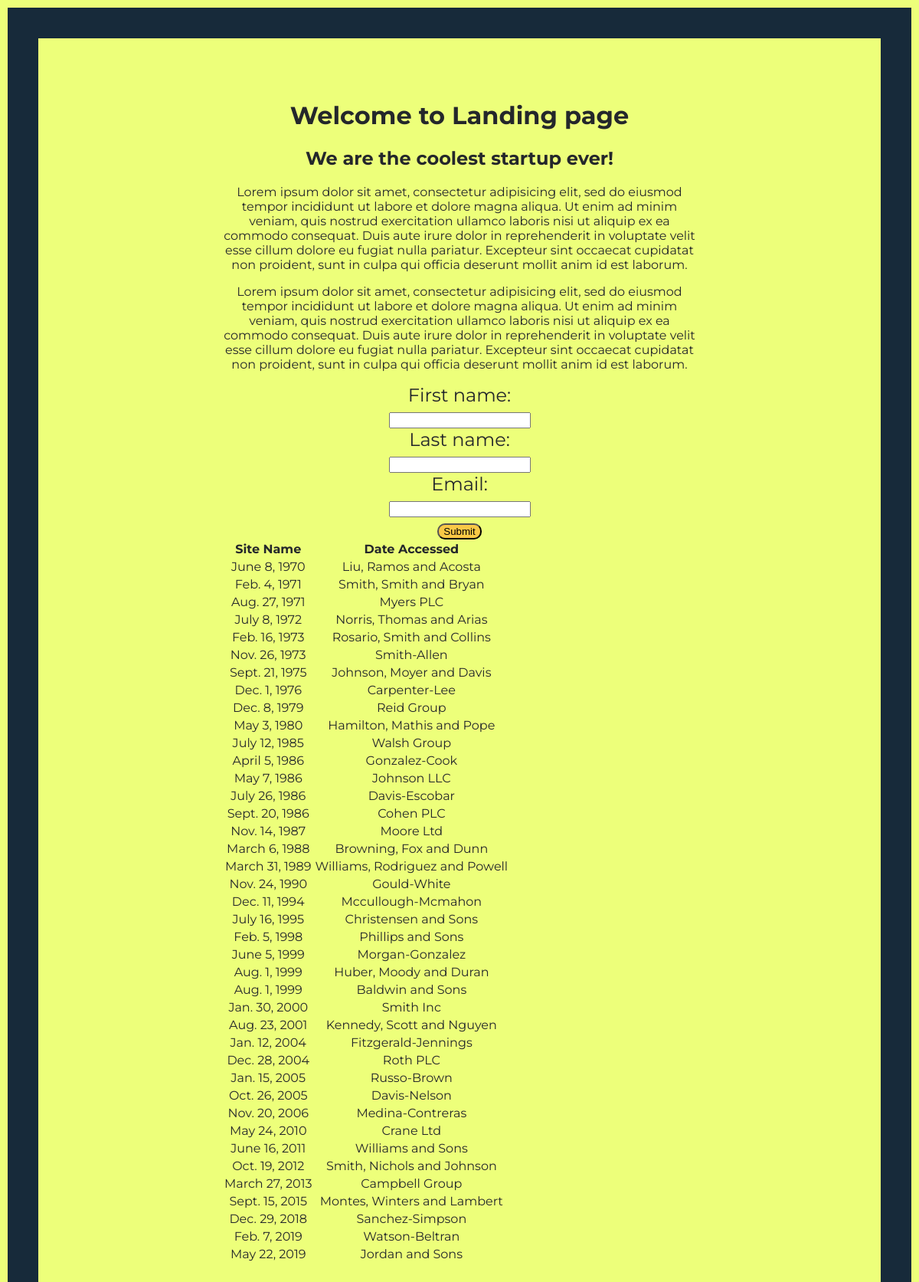
The page / on the database its author committed.
### firstApp/models.py (models this page shows, shortened)
class AccessRecord(models.Model):
    name= models.ForeignKey("Webpage", on_delete=models.PROTECT)
    date= models.DateField()

class Webpage(models.Model):
    topic= models.ForeignKey("Topic", on_delete=models.PROTECT)
    name= models.CharField(max_length=264, unique=True)
    url= models.URLField(unique=True)
    def __str__(self):
        return self.name

### firstApp/views.py (the view)
# urls.py: path('',views.index,name='index'),
def index(request):
    webpages_list= AccessRecord.objects.order_by('date')
    my_dict = {'key_one':webpages_list}
    return render(request,'firstapp.html',context=my_dict)

### templates/firstapp.html (shortened to what this page needs)
<!DOCTYPE html>
{% load static %}
<html lang="en" dir="ltr">
  <head>
    <link rel="stylesheet" href= "{% static "css/firstapp.css" %}">
  </head>
  <body>
<h1>Welcome to Landing page</h1>
<h2>We are the coolest startup ever!</h2>
<p>Lorem ipsum dolor sit amet, consectetur adipisicing elit, sed do eiusmod tempor incididunt ut labore et dolore magna aliqua. Ut enim ad minim veniam, quis nostrud exercitation ullamco laboris nisi ut aliquip ex ea commodo consequat. Duis aute irure dolor in reprehenderit in voluptate velit esse cillum dolore eu fugiat nulla pariatur. Excepteur sint occaecat cupidatat non proident, sunt in culpa qui officia deserunt mollit anim id est laborum.</p>
<p>Lorem ipsum dolor sit amet, consectetur adipisicing elit, sed do eiusmod tempor incididunt ut labore et dolore magna aliqua. Ut enim ad minim veniam, quis nostrud exercitation ullamco laboris nisi ut aliquip ex ea commodo consequat. Duis aute irure dolor in reprehenderit in voluptate velit esse cillum dolore eu fugiat nulla pariatur. Excepteur sint occaecat cupidatat non proident, sunt in culpa qui officia deserunt mollit anim id est laborum.</p>
<form class="emaailform" action="thankyou.html" method="get">
  <label for="first">First name: </label><br>
  <input type="text" name="first" value=""><br>
  <label for="last">Last name: </label><br>
  <input type="text" name="last" value=""><br>
  <label for="email">Email: </label><br>
  <input type="email" name="email" value=""><br>
  <input id="sub" type="submit" name="" value="Submit">
</form>
<div class="djangotwo">
  {% if key_one %}
  <table>
    <thead>
      <th>Site Name</th>
      <th>Date Accessed</th>
    </thead>
    {%for acc in key_one %}
    <tr>
      <td> {{acc.date}} </td>
      <td> {{acc.name}} </td>
    </tr>
    {% endfor %}
  </table>
  {% else %}
  <p>No records found!</p>
  {% endif %}
</div>
  </body>
</html>

### static/css/firstapp.css (style rules this page uses)
body { text-align: center; font-family: 'Montserrat', sans-serif; background-color: #EDFF7A; color:#24272B; border: 40px solid #172A3A; margin: 10px; padding-left: 20%; padding-right: 20%; padding-top: 5%; padding-bottom: 5% }
form { font-size: 1.5em; }
#sub { background-color: #F9C846; border-radius: 10px; }

### rows shown on the page
AccessRecord: date "June 8, 1970", name "Liu, Ramos and Acosta"
AccessRecord: date "Feb. 4, 1971", name "Smith, Smith and Bryan"
AccessRecord: date "Aug. 27, 1971", name "Myers PLC"
AccessRecord: date "July 8, 1972", name "Norris, Thomas and Arias"
AccessRecord: date "Feb. 16, 1973", name "Rosario, Smith and Collins"
AccessRecord: date "Nov. 26, 1973", name "Smith-Allen"
AccessRecord: date "Sept. 21, 1975", name "Johnson, Moyer and Davis"
AccessRecord: date "Dec. 1, 1976", name "Carpenter-Lee"
AccessRecord: date "Dec. 8, 1979", name "Reid Group"
AccessRecord: date "May 3, 1980", name "Hamilton, Mathis and Pope"
AccessRecord: date "July 12, 1985", name "Walsh Group"
AccessRecord: date "April 5, 1986", name "Gonzalez-Cook"
AccessRecord: date "May 7, 1986", name "Johnson LLC"
AccessRecord: date "July 26, 1986", name "Davis-Escobar"
AccessRecord: date "Sept. 20, 1986", name "Cohen PLC"
AccessRecord: date "Nov. 14, 1987", name "Moore Ltd"
AccessRecord: date "March 6, 1988", name "Browning, Fox and Dunn"
AccessRecord: date "March 31, 1989", name "Williams, Rodriguez and Powell"
AccessRecord: date "Nov. 24, 1990", name "Gould-White"
AccessRecord: date "Dec. 11, 1994", name "Mccullough-Mcmahon"
AccessRecord: date "July 16, 1995", name "Christensen and Sons"
AccessRecord: date "Feb. 5, 1998", name "Phillips and Sons"
AccessRecord: date "June 5, 1999", name "Morgan-Gonzalez"
AccessRecord: date "Aug. 1, 1999", name "Huber, Moody and Duran"
AccessRecord: date "Aug. 1, 1999", name "Baldwin and Sons"
AccessRecord: date "Jan. 30, 2000", name "Smith Inc"
AccessRecord: date "Aug. 23, 2001", name "Kennedy, Scott and Nguyen"
AccessRecord: date "Jan. 12, 2004", name "Fitzgerald-Jennings"
AccessRecord: date "Dec. 28, 2004", name "Roth PLC"
AccessRecord: date "Jan. 15, 2005", name "Russo-Brown"
AccessRecord: date "Oct. 26, 2005", name "Davis-Nelson"
AccessRecord: date "Nov. 20, 2006", name "Medina-Contreras"
AccessRecord: date "May 24, 2010", name "Crane Ltd"
AccessRecord: date "June 16, 2011", name "Williams and Sons"
AccessRecord: date "Oct. 19, 2012", name "Smith, Nichols and Johnson"
AccessRecord: date "March 27, 2013", name "Campbell Group"
AccessRecord: date "Sept. 15, 2015", name "Montes, Winters and Lambert"
AccessRecord: date "Dec. 29, 2018", name "Sanchez-Simpson"
AccessRecord: date "Feb. 7, 2019", name "Watson-Beltran"
AccessRecord: date "May 22, 2019", name "Jordan and Sons"
